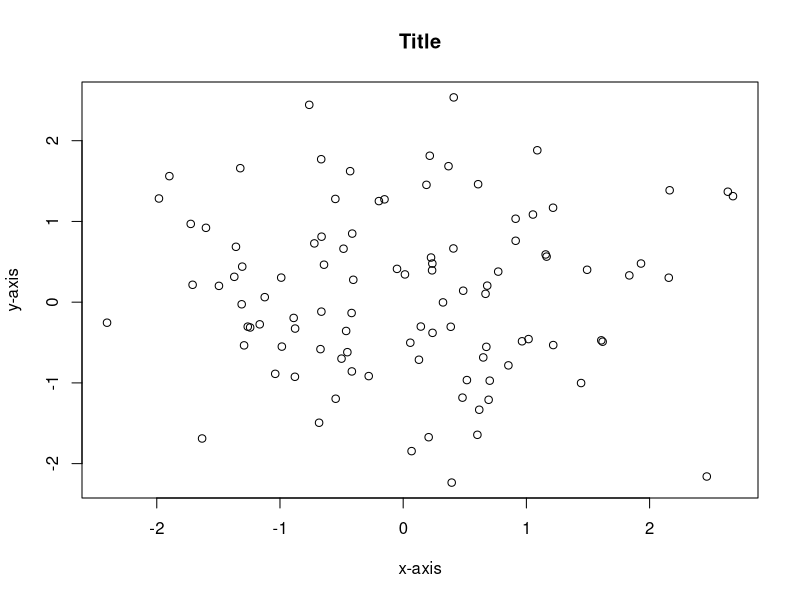

Generate this figure with R:
# http://faculty.marshall.usc.edu/gareth-james/ISL/bios.html

## Basic Commands ####
x <- c(1,3,2,5)
x

x = c(1,6,2)
y = c(1,4,3)
length(x)
length(y)
ls() # List all objects
rm(list = ls()) # Remove all objects

x = matrix(data=c(1,2,3,4), nrow = 2, ncol = 2)
x

x = matrix(c(1,2,3,4), 2, 2)
x

matrix(c(1,2,3,4), 2, 2, byrow = TRUE)

sqrt(x)

x = rnorm(50)
y = x + rnorm(50, mean = 50, sd = .1)
y
cor(x,y)

set.seed(1303) # Produce same random results by initializing the seed.
rnorm(50) # First 50
rnorm(50) # Next 50

set.seed(3) # Matches book
y=rnorm(100)
mean(y)
var(y)
sqrt(var(y)) # sd()
sd(y)

## Graphics ####

x=rnorm(100)
y=rnorm(100)

plot(x,y, xlab = "x-axis", ylab = "y-axis", main = "Title")
